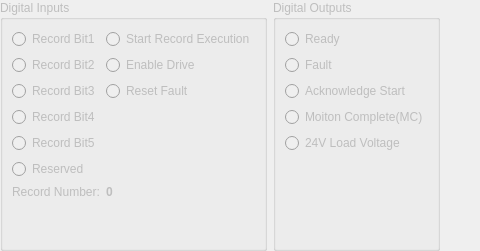
         <widget class="XConfig" name="tab_DigitalIO">
          <attribute name="title">
           <string>Digital IO</string>
          </attribute>
          <layout class="QHBoxLayout" name="horizontalLayout">
           <property name="leftMargin">
            <number>0</number>
           </property>
           <property name="topMargin">
            <number>0</number>
           </property>
           <property name="rightMargin">
            <number>0</number>
           </property>
           <property name="bottomMargin">
            <number>0</number>
           </property>
           <item>
            <widget class="QGroupBox" name="groupBox">
             <property name="enabled">
              <bool>false</bool>
             </property>
             <property name="title">
              <string>Digital Inputs</string>
             </property>
             <layout class="QGridLayout" name="gridLayout">
              <item row="2" column="1">
               <widget class="QRadioButton" name="radioButton_11">
                <property name="sizePolicy">
                 <sizepolicy hsizetype="Minimum" vsizetype="Preferred">
                  <horstretch>0</horstretch>
                  <verstretch>0</verstretch>
                 </sizepolicy>
                </property>
                <property name="text">
                 <string>Enable Drive</string>
                </property>
               </widget>
              </item>
              <item row="3" column="1">
               <widget class="QRadioButton" name="radioButton_12">
                <property name="sizePolicy">
                 <sizepolicy hsizetype="Minimum" vsizetype="Preferred">
                  <horstretch>0</horstretch>
                  <verstretch>0</verstretch>
                 </sizepolicy>
                </property>
                <property name="text">
                 <string>Reset Fault</string>
                </property>
               </widget>
              </item>
              <item row="0" column="1">
               <widget class="QRadioButton" name="radioButton_10">
                <property name="sizePolicy">
                 <sizepolicy hsizetype="Minimum" vsizetype="Preferred">
                  <horstretch>0</horstretch>
                  <verstretch>0</verstretch>
                 </sizepolicy>
                </property>
                <property name="text">
                 <string>Start Record Execution</string>
                </property>
               </widget>
              </item>
              <item row="5" column="0">
               <widget class="QRadioButton" name="radioButton_8">
                <property name="sizePolicy">
                 <sizepolicy hsizetype="Minimum" vsizetype="Preferred">
                  <horstretch>0</horstretch>
                  <verstretch>0</verstretch>
                 </sizepolicy>
                </property>
                <property name="text">
                 <string>Record Bit5</string>
                </property>
               </widget>
              </item>
              <item row="6" column="0">
               <widget class="QRadioButton" name="radioButton_9">
                <property name="sizePolicy">
                 <sizepolicy hsizetype="Minimum" vsizetype="Preferred">
                  <horstretch>0</horstretch>
                  <verstretch>0</verstretch>
                 </sizepolicy>
                </property>
                <property name="text">
                 <string>Reserved</string>
                </property>
               </widget>
              </item>
              <item row="7" column="0">
               <widget class="QLabel" name="label_4">
                <property name="sizePolicy">
                 <sizepolicy hsizetype="Preferred" vsizetype="Preferred">
                  <horstretch>0</horstretch>
                  <verstretch>0</verstretch>
                 </sizepolicy>
                </property>
                <property name="text">
                 <string>Record Number:</string>
                </property>
               </widget>
              </item>
              <item row="7" column="1">
               <widget class="QLabel" name="label_recordNumber">
                <property name="font">
                 <font>
                  <weight>75</weight>
                  <bold>true</bold>
                 </font>
                </property>
                <property name="text">
                 <string notr="true">0</string>
                </property>
               </widget>
              </item>
              <item row="2" column="0">
               <widget class="QRadioButton" name="radioButton_2">
                <property name="sizePolicy">
                 <sizepolicy hsizetype="Minimum" vsizetype="Preferred">
                  <horstretch>0</horstretch>
                  <verstretch>0</verstretch>
                 </sizepolicy>
                </property>
                <property name="text">
                 <string>Record Bit2</string>
                </property>
                <property name="autoExclusive">
                 <bool>false</bool>
                </property>
               </widget>
              </item>
              <item row="0" column="0">
               <widget class="QRadioButton" name="radioButton">
                <property name="sizePolicy">
                 <sizepolicy hsizetype="Minimum" vsizetype="Preferred">
                  <horstretch>0</horstretch>
                  <verstretch>0</verstretch>
                 </sizepolicy>
                </property>
                <property name="text">
                 <string>Record Bit1</string>
                </property>
                <property name="autoExclusive">
                 <bool>false</bool>
                </property>
               </widget>
              </item>
              <item row="4" column="0">
               <widget class="QRadioButton" name="radioButton_4">
                <property name="sizePolicy">
                 <sizepolicy hsizetype="Minimum" vsizetype="Preferred">
                  <horstretch>0</horstretch>
                  <verstretch>0</verstretch>
                 </sizepolicy>
                </property>
                <property name="text">
                 <string>Record Bit4</string>
                </property>
                <property name="autoExclusive">
                 <bool>false</bool>
                </property>
               </widget>
              </item>
              <item row="3" column="0">
               <widget class="QRadioButton" name="radioButton_3">
                <property name="sizePolicy">
                 <sizepolicy hsizetype="Minimum" vsizetype="Preferred">
                  <horstretch>0</horstretch>
                  <verstretch>0</verstretch>
                 </sizepolicy>
                </property>
                <property name="text">
                 <string>Record Bit3</string>
                </property>
                <property name="autoExclusive">
                 <bool>false</bool>
                </property>
               </widget>
              </item>
              <item row="8" column="0">
               <spacer name="verticalSpacer_3">
                <property name="orientation">
                 <enum>Qt::Vertical</enum>
                </property>
                <property name="sizeHint" stdset="0">
                 <size>
                  <width>20</width>
                  <height>40</height>
                 </size>
                </property>
               </spacer>
              </item>
             </layout>
            </widget>
           </item>
           <item>
            <widget class="QGroupBox" name="groupBox_2">
             <property name="enabled">
              <bool>false</bool>
             </property>
             <property name="title">
              <string>Digital Outputs</string>
             </property>
             <layout class="QGridLayout" name="gridLayout_2">
              <item row="3" column="0">
               <widget class="QRadioButton" name="radioButton_moiton_complete">
                <property name="sizePolicy">
                 <sizepolicy hsizetype="Minimum" vsizetype="Preferred">
                  <horstretch>0</horstretch>
                  <verstretch>0</verstretch>
                 </sizepolicy>
                </property>
                <property name="text">
                 <string>Moiton Complete(MC)</string>
                </property>
                <property name="autoExclusive">
                 <bool>false</bool>
                </property>
               </widget>
              </item>
              <item row="4" column="0">
               <widget class="QRadioButton" name="radioButton_load_voltage">
                <property name="sizePolicy">
                 <sizepolicy hsizetype="Minimum" vsizetype="Preferred">
                  <horstretch>0</horstretch>
                  <verstretch>0</verstretch>
                 </sizepolicy>
                </property>
                <property name="text">
                 <string>24V Load Voltage</string>
                </property>
                <property name="autoExclusive">
                 <bool>false</bool>
                </property>
               </widget>
              </item>
              <item row="2" column="0">
               <widget class="QRadioButton" name="radioButton_acknowledge_start">
                <property name="sizePolicy">
                 <sizepolicy hsizetype="Minimum" vsizetype="Preferred">
                  <horstretch>0</horstretch>
                  <verstretch>0</verstretch>
                 </sizepolicy>
                </property>
                <property name="text">
                 <string>Acknowledge Start</string>
                </property>
                <property name="autoExclusive">
                 <bool>false</bool>
                </property>
               </widget>
              </item>
              <item row="1" column="0">
               <widget class="QRadioButton" name="radioButton_fault">
                <property name="sizePolicy">
                 <sizepolicy hsizetype="Minimum" vsizetype="Preferred">
                  <horstretch>0</horstretch>
                  <verstretch>0</verstretch>
                 </sizepolicy>
                </property>
                <property name="text">
                 <string>Fault</string>
                </property>
                <property name="autoExclusive">
                 <bool>false</bool>
                </property>
               </widget>
              </item>
              <item row="0" column="0">
               <widget class="QRadioButton" name="radioButton_ready">
                <property name="sizePolicy">
                 <sizepolicy hsizetype="Minimum" vsizetype="Preferred">
                  <horstretch>0</horstretch>
                  <verstretch>0</verstretch>
                 </sizepolicy>
                </property>
                <property name="text">
                 <string>Ready</string>
                </property>
                <property name="autoExclusive">
                 <bool>false</bool>
                </property>
               </widget>
              </item>
              <item row="5" column="0">
               <spacer name="verticalSpacer_4">
                <property name="orientation">
                 <enum>Qt::Vertical</enum>
                </property>
                <property name="sizeHint" stdset="0">
                 <size>
                  <width>20</width>
                  <height>40</height>
                 </size>
                </property>
               </spacer>
              </item>
             </layout>
            </widget>
           </item>
           <item>
            <spacer name="horizontalSpacer_2">
             <property name="orientation">
              <enum>Qt::Horizontal</enum>
             </property>
             <property name="sizeHint" stdset="0">
              <size>
               <width>40</width>
               <height>20</height>
              </size>
             </property>
            </spacer>
           </item>
          </layout>
         </widget>
